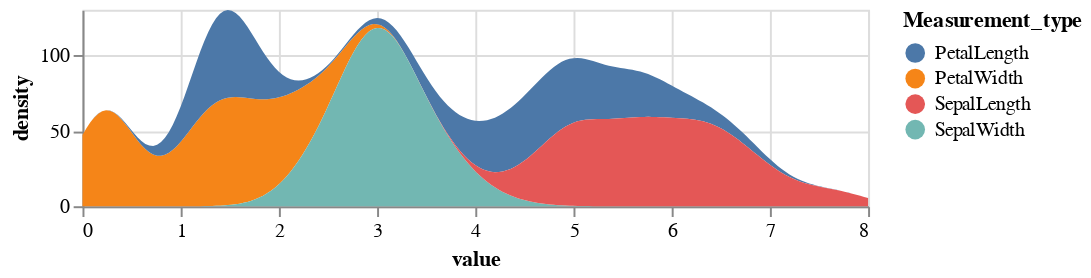

This figure's notebook cell:
### Markdown cell above
# 密度预估曲线图

### Code cell
###密度预估曲线图###
alt.Chart(iris).transform_fold(
    ['PetalWidth',
     'PetalLength',
     'SepalWidth',
     'SepalLength'],
    as_ = ['Measurement_type', 'value']
).transform_density(
    density='value',
    bandwidth=0.3,
    groupby=['Measurement_type'],
    extent= [0, 8],
    counts = True,
    steps=200
).mark_area().encode(
    alt.X('value:Q'),
    alt.Y('density:Q', stack='zero'),
    alt.Color('Measurement_type:N')
).properties(width=400, height=100)

### Figure 1 — Vega-Lite specification as saved in the notebook (floating-point values rounded to 4 significant figures; data arrays with more than 128 entries replaced by an {"elided": "..."} marker saying what was removed)
{"config": {"view": {"continuousWidth": 400, "continuousHeight": 300}}, "data": {"name": "data-17573b73165b324fe49516a27bcc2ed5"}, "mark": "area", "encoding": {"color": {"type": "nominal", "field": "Measurement_type"}, "x": {"type": "quantitative", "field": "value"}, "y": {"type": "quantitative", "field": "density", "stack": "zero"}}, "height": 100, "transform": [{"fold": ["PetalWidth", "PetalLength", "SepalWidth", "SepalLength"], "as": ["Measurement_type", "value"]}, {"density": "value", "bandwidth": 0.3, "counts": true, "extent": [0, 8], "groupby": ["Measurement_type"], "steps": 200}], "width": 400, "$schema": "https://vega.github.io/schema/vega-lite/v4.8.1.json", "datasets": {"data-17573b73165b324fe49516a27bcc2ed5": {"elided": "150 records"}}}
